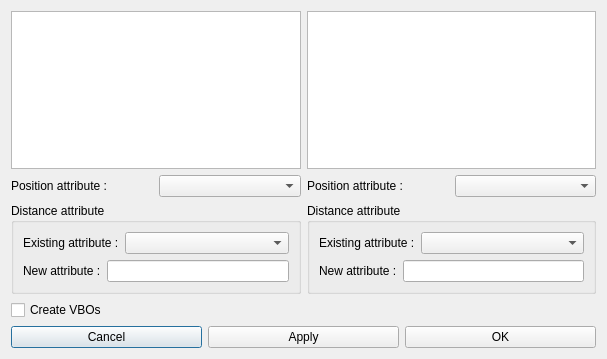
<?xml version="1.0" encoding="UTF-8"?>
<ui version="4.0">
 <class>Dialog_ComputeRadianceDistance</class>
 <widget class="QDialog" name="Dialog_ComputeRadianceDistance">
  <property name="geometry">
   <rect>
    <x>0</x>
    <y>0</y>
    <width>607</width>
    <height>359</height>
   </rect>
  </property>
  <property name="windowTitle">
   <string>Compute Distance</string>
  </property>
  <layout class="QVBoxLayout" name="verticalLayout_5">
   <item>
    <layout class="QHBoxLayout" name="horizontalLayout_8">
     <item>
      <layout class="QVBoxLayout" name="verticalLayout_3">
       <item>
        <widget class="QListWidget" name="list_maps_1"/>
       </item>
       <item>
        <layout class="QHBoxLayout" name="horizontalLayout_2">
         <item>
          <widget class="QLabel" name="label_2">
           <property name="text">
            <string>Position attribute :</string>
           </property>
          </widget>
         </item>
         <item>
          <widget class="QComboBox" name="combo_positionAttribute_1">
           <property name="sizePolicy">
            <sizepolicy hsizetype="Preferred" vsizetype="Fixed">
             <horstretch>0</horstretch>
             <verstretch>0</verstretch>
            </sizepolicy>
           </property>
          </widget>
         </item>
        </layout>
       </item>
       <item>
        <widget class="QGroupBox" name="groupBox">
         <property name="title">
          <string>Distance attribute</string>
         </property>
         <layout class="QVBoxLayout" name="verticalLayout">
          <item>
           <layout class="QHBoxLayout" name="horizontalLayout">
            <item>
             <widget class="QLabel" name="label_3">
              <property name="text">
               <string>Existing attribute :</string>
              </property>
             </widget>
            </item>
            <item>
             <widget class="QComboBox" name="combo_distanceAttribute_1">
              <property name="sizePolicy">
               <sizepolicy hsizetype="Expanding" vsizetype="Fixed">
                <horstretch>0</horstretch>
                <verstretch>0</verstretch>
               </sizepolicy>
              </property>
             </widget>
            </item>
           </layout>
          </item>
          <item>
           <layout class="QHBoxLayout" name="horizontalLayout_5">
            <item>
             <widget class="QLabel" name="label">
              <property name="text">
               <string>New attribute :</string>
              </property>
             </widget>
            </item>
            <item>
             <widget class="QLineEdit" name="distanceAttributeName_1"/>
            </item>
           </layout>
          </item>
         </layout>
        </widget>
       </item>
      </layout>
     </item>
     <item>
      <layout class="QVBoxLayout" name="verticalLayout_4">
       <item>
        <widget class="QListWidget" name="list_maps_2"/>
       </item>
       <item>
        <layout class="QHBoxLayout" name="horizontalLayout_4">
         <item>
          <widget class="QLabel" name="label_4">
           <property name="text">
            <string>Position attribute :</string>
           </property>
          </widget>
         </item>
         <item>
          <widget class="QComboBox" name="combo_positionAttribute_2">
           <property name="sizePolicy">
            <sizepolicy hsizetype="Preferred" vsizetype="Fixed">
             <horstretch>0</horstretch>
             <verstretch>0</verstretch>
            </sizepolicy>
           </property>
          </widget>
         </item>
        </layout>
       </item>
       <item>
        <widget class="QGroupBox" name="groupBox_2">
         <property name="title">
          <string>Distance attribute</string>
         </property>
         <layout class="QVBoxLayout" name="verticalLayout_2">
          <item>
           <layout class="QHBoxLayout" name="horizontalLayout_6">
            <item>
             <widget class="QLabel" name="label_5">
              <property name="text">
               <string>Existing attribute :</string>
              </property>
             </widget>
            </item>
            <item>
             <widget class="QComboBox" name="combo_distanceAttribute_2">
              <property name="sizePolicy">
               <sizepolicy hsizetype="Expanding" vsizetype="Fixed">
                <horstretch>0</horstretch>
                <verstretch>0</verstretch>
               </sizepolicy>
              </property>
             </widget>
            </item>
           </layout>
          </item>
          <item>
           <layout class="QHBoxLayout" name="horizontalLayout_7">
            <item>
             <widget class="QLabel" name="label_6">
              <property name="text">
               <string>New attribute :</string>
              </property>
             </widget>
            </item>
            <item>
             <widget class="QLineEdit" name="distanceAttributeName_2"/>
            </item>
           </layout>
          </item>
         </layout>
        </widget>
       </item>
      </layout>
     </item>
    </layout>
   </item>
   <item>
    <widget class="QCheckBox" name="enableVBO">
     <property name="text">
      <string>Create VBOs</string>
     </property>
     <property name="checked">
      <bool>false</bool>
     </property>
    </widget>
   </item>
   <item>
    <layout class="QHBoxLayout" name="horizontalLayout_3">
     <item>
      <widget class="QPushButton" name="button_cancel">
       <property name="text">
        <string>Cancel</string>
       </property>
      </widget>
     </item>
     <item>
      <widget class="QPushButton" name="button_apply">
       <property name="text">
        <string>Apply</string>
       </property>
      </widget>
     </item>
     <item>
      <widget class="QPushButton" name="button_ok">
       <property name="text">
        <string>OK</string>
       </property>
      </widget>
     </item>
    </layout>
   </item>
  </layout>
 </widget>
 <resources/>
 <connections>
  <connection>
   <sender>button_ok</sender>
   <signal>clicked()</signal>
   <receiver>Dialog_ComputeRadianceDistance</receiver>
   <slot>accept()</slot>
   <hints>
    <hint type="sourcelabel">
     <x>232</x>
     <y>283</y>
    </hint>
    <hint type="destinationlabel">
     <x>140</x>
     <y>156</y>
    </hint>
   </hints>
  </connection>
  <connection>
   <sender>button_cancel</sender>
   <signal>clicked()</signal>
   <receiver>Dialog_ComputeRadianceDistance</receiver>
   <slot>reject()</slot>
   <hints>
    <hint type="sourcelabel">
     <x>52</x>
     <y>283</y>
    </hint>
    <hint type="destinationlabel">
     <x>140</x>
     <y>156</y>
    </hint>
   </hints>
  </connection>
 </connections>
</ui>
